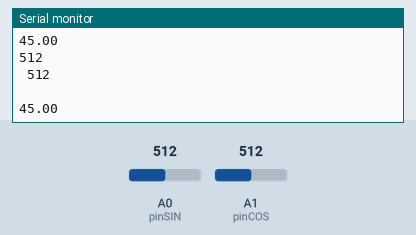
Simulated run of this sketch. Board: Arduino Uno, built with avr-gcc and run on an emulated ATmega328P. Shown: the last lines printed to the serial monitor. The inputs (shaded band) are chosen by the test bench; at power-on: A0 (pinSIN) = 512, A1 (pinCOS) = 512.

Above: at 1.2 s.
1.3 s: A0 (pinSIN) set to 716
At 1.4 s:
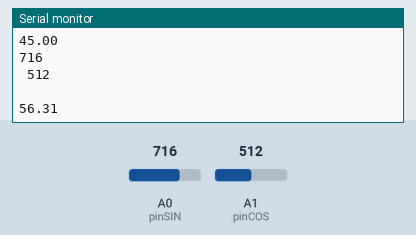
2.8 s: A1 (pinCOS) set to 716
At 2.91 s:
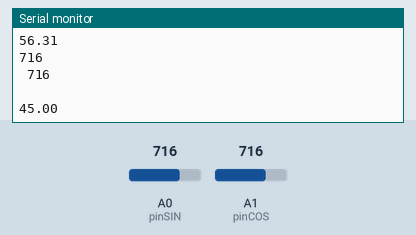
4.3 s: A0 (pinSIN) set to 900
At 4.43 s:
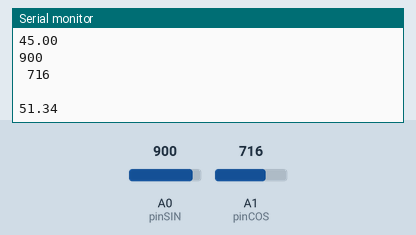
5.8 s: A1 (pinCOS) set to 900
At 5.95 s:
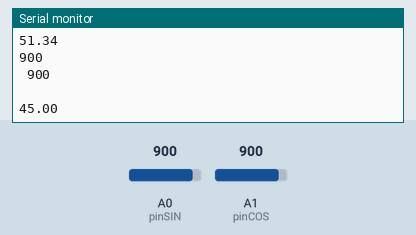
Timing chart, 0 to 8.3 s (numbered marks = the images above; inputs shaded):
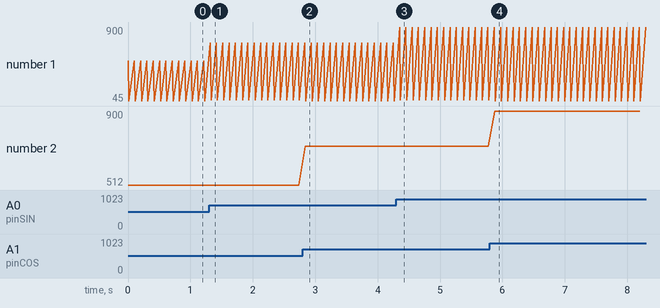

The sketch:

v2_Suspension_Travel.ino
```cpp
/*
Wire Color Code

Red = power
Black = ground
Green/Blue = Output

*/


//these pins are reading in Magnetic Flux Density
//sensor outputs voltage proportional to magnetic strength
//analog read in
const int pinSIN = A0;
const int pinCOS = A1;

//ATAN2() outputs radians
const float R2D = 180.0/PI;
const float D2R = PI/180.0;

void setup() {

  pinMode(pinSIN, INPUT);
  pinMode(pinCOS, INPUT);

  Serial.begin(9600);

}

void loop() {
  //all trig function parameters are in radians > convert if needed
  //recall By = @sin(x) & Bx = @cos(x) where B = output, @ = max MFD
  // MFD is in mA units
  long vltSIN = analogRead(pinSIN);
  long vltCOS = analogRead(pinCOS);

  long R_vltSIN = vltSIN * D2R;
  long R_vltCOS = vltCOS * D2R;

  float angle = atan2(R_vltSIN,R_vltCOS) * R2D;

  Serial.println(vltSIN);
  Serial.print(" ");
  Serial.println(vltCOS);
  Serial.println(" ");
  Serial.println(angle);
  delay(100);

}

//ignore this pls... we might need it
/*
void interruptName(){
  count++;
  // Interrupt Service Route over
}
*/
```

Measured:
- after the input at 1.3 s, the serial monitor: prints a new line at once (image 1)
- after the input at 2.8 s, the serial monitor: prints a new line at once (image 2)
- after the input at 4.3 s, the serial monitor: prints a new line after 0.05 s (image 3)
- after the input at 5.8 s, the serial monitor: prints a new line after 0.07 s (image 4)
- plotted number 1: 45 → 56.31 after the input at 1.3 s, 45 → 51.34 after the input at 4.3 s
